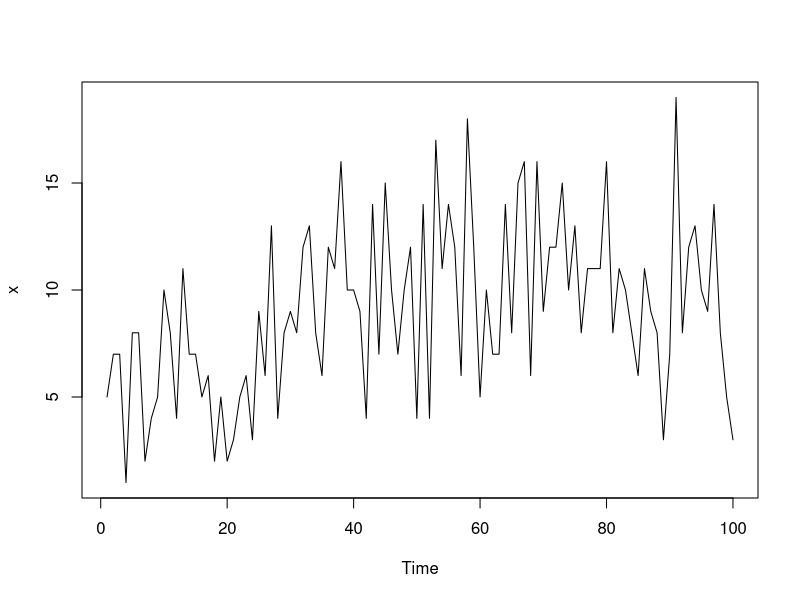
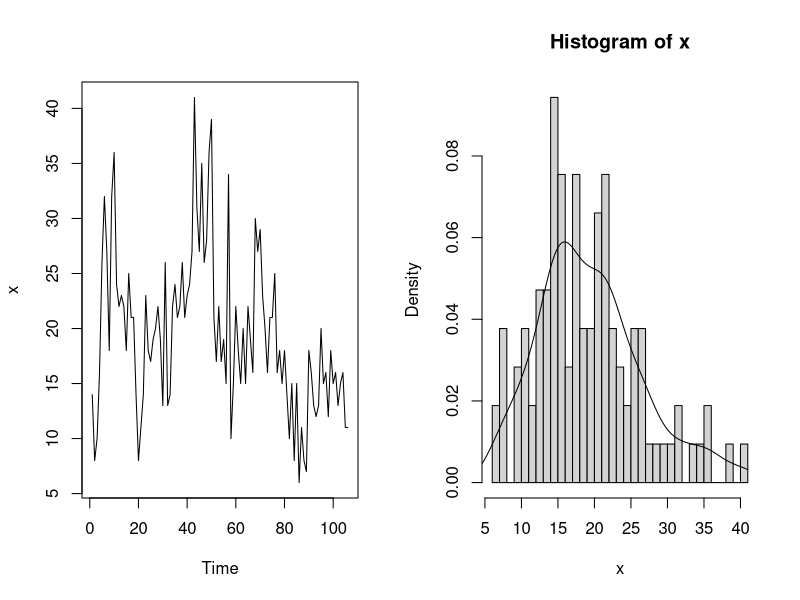
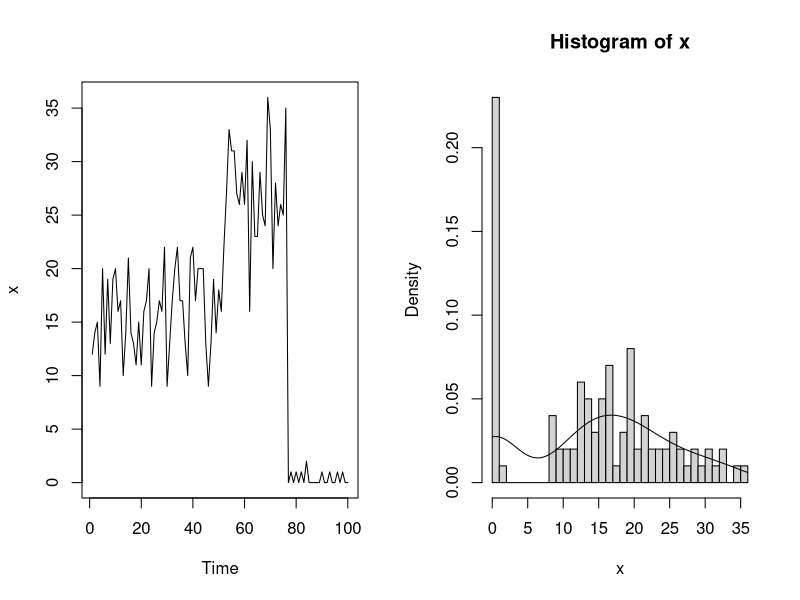
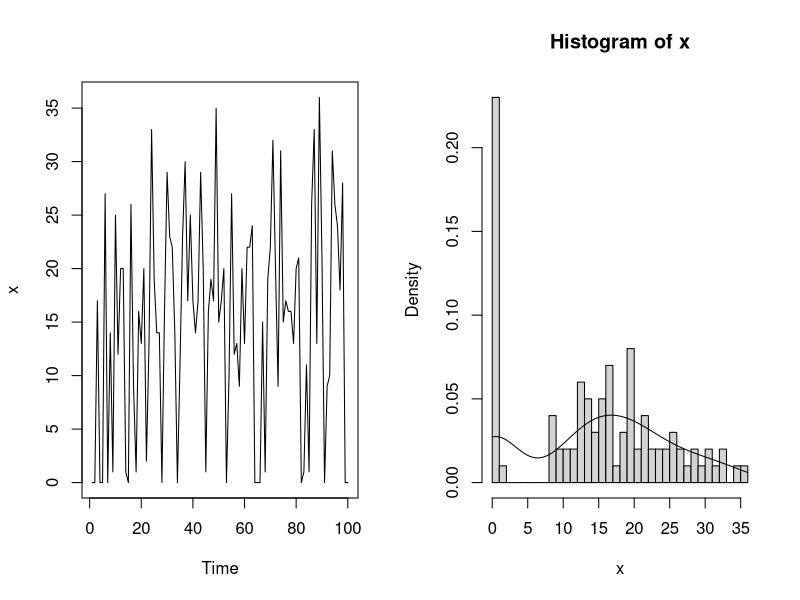

These charts were generated, in order, by the following R code:
## ---- chunk 1
lambdas = c(5, 10)
deltas = c(0.3, 0.7)
cdf = cumsum(deltas)

N = 100
unifvec = runif(N)
d1 = rpois(sum(unifvec < cdf[1]),lambdas[1])
d2 = rpois(sum(unifvec >= cdf[1]),lambdas[2])
x = c(d1,d2) 
## ---- chunk 2
plot.ts(x)
## ---- chunk 3
logit <- function(delta2) log(delta2/(1-delta2))

eta = log(lambdas)
tau = logit(deltas[2])
## ---- chunk 4
invlogit <- function(tau) exp(tau)/(1+exp(tau))

lambdas = exp(eta)
delta2 = invlogit(tau)
delta1 = 1 - delta2
## ---- chunk 5
f <- function(PAR,data) {
  eta <- PAR[1:2]
  tau <- PAR[3]
  lambdas = exp(eta) 
  delta2 = invlogit(tau)
  delta1 = 1-delta2

  L = delta1*dpois(data,lambdas[1]) + delta2*dpois(data,lambdas[2])
  -sum(log(L))
}

#use 25% and 75% the quantiles of the data as a guess for lambdas
quantiles <- quantile(x)
lambdaGuess = c(quantiles[2],quantiles[4]) 

deltaGuess = 0.1

# Optimize using nlm
theta <- c(log(lambdaGuess), logit(deltaGuess))
res = nlm(f, theta, data = x)

# Back transform results
lambda1Hat = exp(res$estimate[1])
lambda2Hat = exp(res$estimate[2])

delta2Hat = invlogit(res$estimate[3])
delta1Hat = 1-delta2Hat
## ---- chunk 6
options(digits = 3)

library(zoo)
library(xts)
library(xtable)

earthquakes = read.delim("../data/earthquakes.txt")
#head(earthquakes)

PlotTsAndDensity <- function (x) {
  par(mfrow = c(1, 2))
  plot.ts(x)
  hist(x, breaks=30, freq = F)
  lines(density(x, na.rm = T, from = 0, to = max(x, na.rm = T)))
}

PlotTsAndDensity(earthquakes$X13)

# Define model values for a 3-state mixture model 
m=3

# Functions for parameter transformation
logit <- function(vec) log(vec/(1-sum(vec)))
invlogit <- function(vec) exp(vec)/(1+sum(exp(vec)))


# Define starting guess for optimization
par = c(10,20,30,0.5,0.2)
PAR = par
PAR[1:3] = log(par[1:3])
PAR[4:5] = logit(par[4:5])

# Optimize using nlm
res = nlm(f,PAR, data = earthquakes$X13)
# Back transform results
lambdas = exp(res$estimate[1:3])
deltas = invlogit(res$estimate[4:5])

la1 = lambdas[1]
la2 = lambdas[2]
la3 = lambdas[3]

del = matrix(0,1,m-1)
del[1] = deltas[1]
del[2] = deltas[2]
del[3] = 1 - sum(deltas)

## ---- chunk 7
# Define model values for a 3-state mixture model m=3

cd = cumsum(del)

# Generate random data for a m mixture model
N = 100 # number of data points
unifvec = runif(N)
d1 = rpois(sum(unifvec < cd[1]),la1)
d2 = rpois(sum(unifvec > cd[1] & unifvec < cd[2]),la2)
d3 = rpois(sum(unifvec > cd[2]),la3)
sim.x = c(d1,d2,d3) # Data vector

PlotTsAndDensity(sim.x)
PlotTsAndDensity(sample(sim.x,replace = FALSE))
